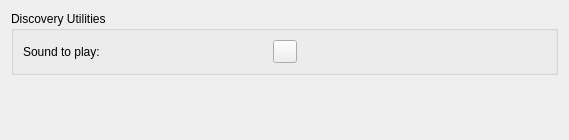
<?xml version="1.0" encoding="UTF-8"?>
<ui version="4.0">
 <class>FindThisDeviceConfigUi</class>
 <widget class="QWidget" name="FindThisDeviceConfigUi">
  <property name="geometry">
   <rect>
    <x>0</x>
    <y>0</y>
    <width>569</width>
    <height>140</height>
   </rect>
  </property>
  <layout class="QVBoxLayout">
   <item>
    <widget class="QGroupBox" name="groupBox">
     <property name="title">
      <string>Discovery Utilities</string>
     </property>
     <layout class="QVBoxLayout">
      <item>
       <layout class="QHBoxLayout">
        <item>
         <widget class="QLabel">
          <property name="text">
           <string>Sound to play:</string>
          </property>
         </widget>
        </item>
        <item>
         <widget class="QToolButton" name="playSoundButton">
          <property name="icon">
           <iconset theme="media-playback-start"/>
          </property>
         </widget>
        </item>
        <item>
         <widget class="KUrlRequester" name="soundFileRequester">
          <property name="toolTip">
           <string>Select the sound to play</string>
          </property>
         </widget>
        </item>
       </layout>
      </item>
     </layout>
    </widget>
   </item>
   <item>
    <spacer name="verticalSpacer">
     <property name="orientation">
      <enum>Qt::Vertical</enum>
     </property>
     <property name="sizeHint" stdset="0">
      <size>
       <width>20</width>
       <height>40</height>
      </size>
     </property>
    </spacer>
   </item>
  </layout>
 </widget>
 <customwidgets>
  <customwidget>
   <class>KUrlRequester</class>
   <extends>QWidget</extends>
   <header>kurlrequester.h</header>
  </customwidget>
 </customwidgets>
 <resources/>
 <connections/>
</ui>
